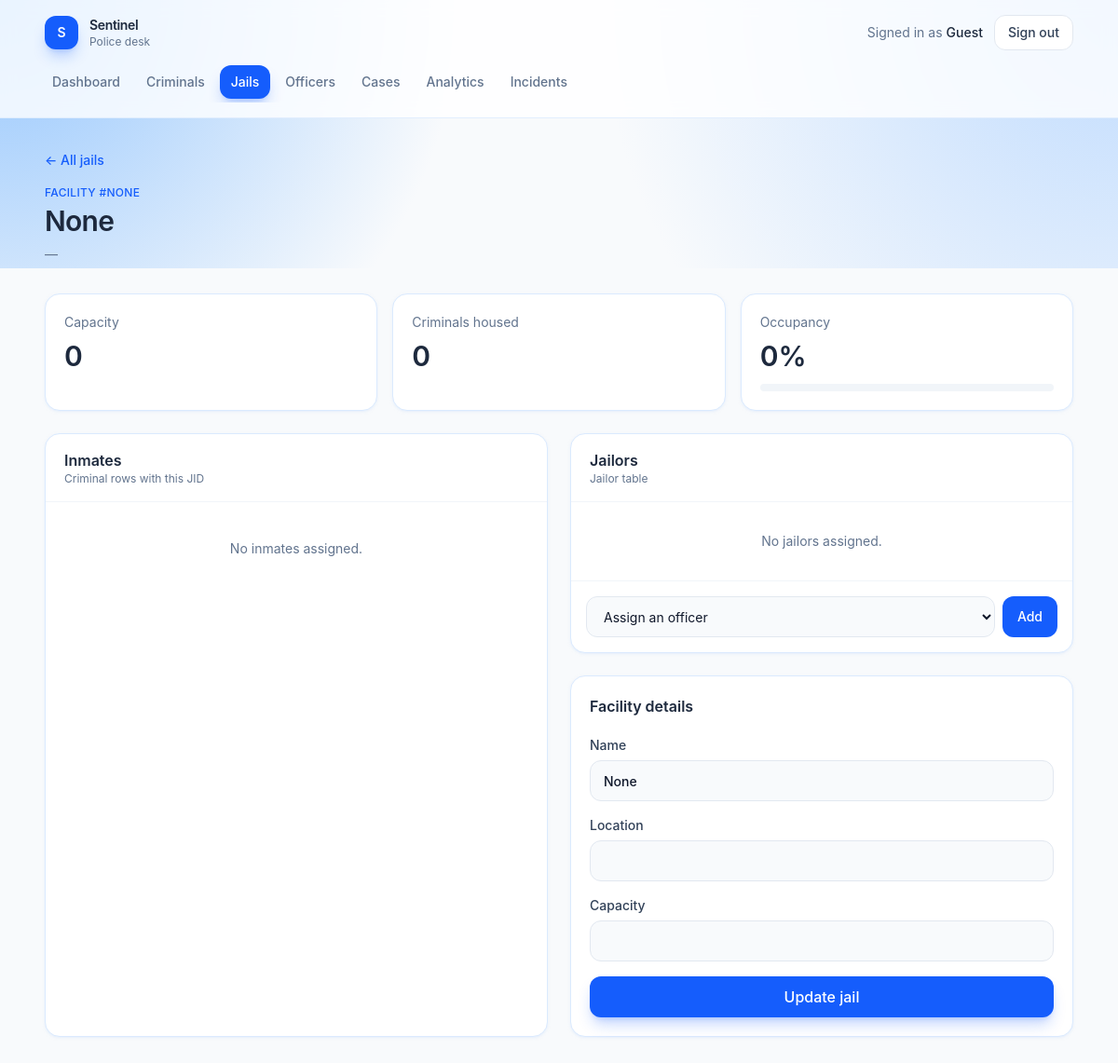
The page /jails/3 (signed in) on the database as committed earlier.
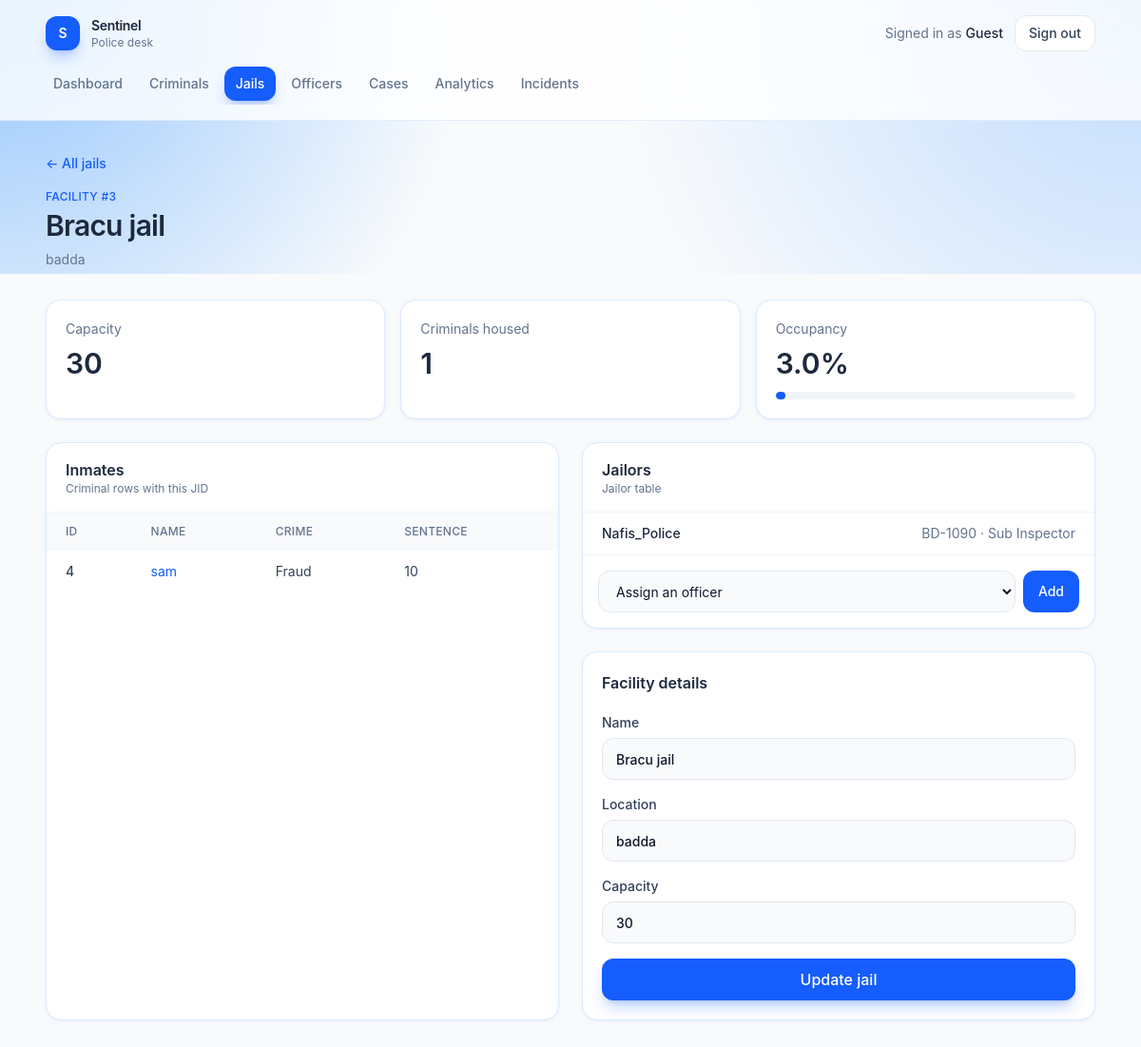
The same page on the database as committed later.
### tables this page shows
CREATE TABLE Jail (
    JID INTEGER PRIMARY KEY,
    Name TEXT NOT NULL,
    Location TEXT,
    Capacity INTEGER
);

CREATE TABLE Criminal (
    CID INTEGER PRIMARY KEY,
    Name TEXT NOT NULL,
    Age INTEGER,
    Crime TEXT,
    Height REAL,
    Gender TEXT,
    Nationality TEXT,
    JID INTEGER,
    time_sentenced TEXT,
    FOREIGN KEY (JID) REFERENCES Jail(JID)
);

CREATE TABLE Jailor (
    UID INTEGER NOT NULL,
    JID INTEGER NOT NULL,
    PRIMARY KEY (UID, JID),
    FOREIGN KEY (UID) REFERENCES POLICE(UID),
    FOREIGN KEY (JID) REFERENCES Jail(JID)
);

CREATE TABLE USER (
    UID INTEGER PRIMARY KEY,
    phone TEXT,
    age INTEGER,
    gender TEXT,
    role TEXT,
    name TEXT NOT NULL,
    password TEXT NOT NULL
);

CREATE TABLE POLICE (
    UID INTEGER PRIMARY KEY,
    badge_no TEXT UNIQUE,
    patrol_area TEXT,
    number_of_arrests INTEGER DEFAULT 0,
    department TEXT,
    rank TEXT,
    supervisor INTEGER,
    FOREIGN KEY (UID) REFERENCES USER(UID),
    FOREIGN KEY (supervisor) REFERENCES POLICE(UID)
);

### app.py (the view, shortened to what this page needs)
@app.route("/jails/<int:jid>", methods=["GET", "POST"])
def jail_detail(jid):
    if not check_login():
            return redirect("/login")
    if request.method == "GET":
        db = get_db()
        jail = db.execute("SELECT j.*, Count(c.CID) as Occupancy FROM Jail j LEFT JOIN Criminal c ON j.JID = c.JID WHERE j.JID = ?", (jid,)).fetchone()
        inmates = db.execute("SELECT * FROM Criminal WHERE JID = ?", (jid,)).fetchall()
        jailers = db.execute("SELECT j.UID, u.Name, p.badge_no, p.rank FROM Jailor j JOIN User u ON j.UID = u.UID JOIN Police p ON j.UID = p.UID WHERE j.JID = ?", (jid,)).fetchall()
        officers = db.execute("SELECT p.UID, u.Name FROM Police p JOIN User u ON p.UID = u.UID").fetchall()
        return render_template("jail_detail.html", jail=jail, inmates=inmates, jailors=jailers, officers=officers)

### app.py (called while the page is built)
def get_db():
    if "db" not in g:
        g.db = sqlite3.connect(app.config["DATABASE"])
        g.db.row_factory = sqlite3.Row
    return g.db

def check_login():
    if session.get("loggedin_UID") is None:
        return False
    return True

### templates/jail_detail.html (shortened to what this page needs)
{% extends "app.html" %}
{% set jail = jail if jail is defined else {"JID": 1, "Name": "Dhaka Central Jail", "Location": "Keraniganj", "Capacity": 400, "occupancy": 312} %}
{% set inmates = inmates if inmates is defined else [
    {"CID": 101, "Name": "Karim Uddin", "Crime": "Theft", "time_sentenced": "5 years"},
    {"CID": 103, "Name": "Faruk Hossain", "Crime": "Robbery", "time_sentenced": "8 years"},
] %}
{% set jailors = jailors if jailors is defined else [
    {"UID": 1, "name": "rahman", "badge_no": "BD-1042", "rank": "Inspector"},
] %}
{% set officers = officers if officers is defined else [{"UID": 1, "name": "rahman"}, {"UID": 3, "name": "ayesha"}] %}
{% set pct = ((jail.occupancy or 0) / jail.Capacity * 100) if jail.Capacity else 0 %}
{% block page %}
<div class="mb-8">
    <a href="{{ url_for('jails') }}" class="text-sm font-medium text-blue-600 hover:text-blue-700">← All jails</a>
    <p class="mt-4 text-xs font-medium uppercase tracking-wide text-blue-600">Facility #{{ jail.JID }}</p>
    <h1 class="mt-1 text-3xl font-semibold tracking-tight text-slate-800">{{ jail.Name }}</h1>
    <p class="mt-2 text-sm text-slate-500">{{ jail.Location or "—" }}</p>
</div>
<section class="mb-6 grid gap-4 sm:grid-cols-3">
    <article class="rounded-2xl border border-blue-100 bg-white p-5 shadow-sm shadow-blue-100/50">
        <p class="text-sm text-slate-500">Capacity</p>
        <p class="mt-2 text-3xl font-semibold text-slate-800">{{ jail.Capacity or 0 }}</p>
    </article>
    <article class="rounded-2xl border border-blue-100 bg-white p-5 shadow-sm shadow-blue-100/50">
        <p class="text-sm text-slate-500">Criminals housed</p>
        <p class="mt-2 text-3xl font-semibold text-slate-800">{{ jail.occupancy or inmates|length }}</p>
    </article>
    <article class="rounded-2xl border border-blue-100 bg-white p-5 shadow-sm shadow-blue-100/50">
        <p class="text-sm text-slate-500">Occupancy</p>
        <p class="mt-2 text-3xl font-semibold text-slate-800">{{ pct|round(0) }}%</p>
        <div class="mt-3 h-2 overflow-hidden rounded-full bg-slate-100">
            <div class="h-2 rounded-full bg-blue-600" style="width: {{ [pct, 100]|min }}%"></div>
        </div>
    </article>
</section>
<div class="grid gap-6 lg:grid-cols-2">
    <article class="overflow-hidden rounded-2xl border border-blue-100 bg-white shadow-sm shadow-blue-100/50">
        <div class="border-b border-slate-100 px-5 py-4">
            <h2 class="font-semibold text-slate-800">Inmates</h2>
            <p class="text-xs text-slate-500">Criminal rows with this JID</p>
        </div>
        {% if inmates %}
        <div class="overflow-x-auto">
            <table class="w-full text-left text-sm">
                <thead class="bg-slate-50 text-xs uppercase tracking-wide text-slate-500">
                    <tr>
                        <th class="px-5 py-3 font-medium">ID</th>
                        <th class="px-5 py-3 font-medium">Name</th>
                        <th class="px-5 py-3 font-medium">Crime</th>
                        <th class="px-5 py-3 font-medium">Sentence</th>
                    </tr>
                </thead>
                <tbody class="divide-y divide-slate-100">
                    {% for inmate in inmates %}
                    <tr class="text-slate-700">
                        <td class="px-5 py-3 font-medium">{{ inmate.CID }}</td>
                        <td class="px-5 py-3">
                            <a href="{{ url_for('criminal_detail', cid=inmate.CID) }}" class="text-blue-600 hover:text-blue-700">{{ inmate.Name }}</a>
                        </td>
                        <td class="px-5 py-3">{{ inmate.Crime or "—" }}</td>
                        <td class="px-5 py-3">{{ inmate.time_sentenced or "—" }}</td>
                    </tr>
                    {% endfor %}
                </tbody>
            </table>
        </div>
        {% else %}
        <p class="px-5 py-10 text-center text-sm text-slate-500">No inmates assigned.</p>
        {% endif %}
    </article>
    <div class="flex flex-col gap-6">
        <article class="overflow-hidden rounded-2xl border border-blue-100 bg-white shadow-sm shadow-blue-100/50">
            <div class="border-b border-slate-100 px-5 py-4">
                <h2 class="font-semibold text-slate-800">Jailors</h2>
                <p class="text-xs text-slate-500">Jailor table</p>
            </div>
            {% if jailors %}
            <ul class="divide-y divide-slate-100 text-sm">
                {% for jailor in jailors %}
                <li class="flex items-center justify-between px-5 py-3">
                    <span class="font-medium text-slate-800">{{ jailor.name }}</span>
                    <span class="text-slate-500">{{ jailor.badge_no }} · {{ jailor.rank or "—" }}</span>
                </li>
                {% endfor %}
            </ul>
            {% else %}
            <p class="px-5 py-8 text-center text-sm text-slate-500">No jailors assigned.</p>
            {% endif %}
            <form action="{{ url_for('jail_detail', jid=jail.JID) }}" method="post" class="flex gap-2 border-t border-slate-100 p-4">
                <select name="UID" class="h-11 flex-1 rounded-xl border border-slate-200 bg-slate-50 px-3.5 text-sm outline-none focus:border-blue-500 focus:bg-white focus:ring-4 focus:ring-blue-100">
                    <option value="">Assign an officer</option>
                </select>
                <button type="submit" class="h-11 rounded-xl bg-blue-600 px-4 text-sm font-medium text-white hover:bg-blue-700">Add</button>
            </form>
        </article>
        <article class="rounded-2xl border border-blue-100 bg-white p-5 shadow-sm shadow-blue-100/50">
            <h2 class="font-semibold text-slate-800">Facility details</h2>
            <form action="/updatejail" method="post" class="mt-5 flex flex-col gap-4">
                <label class="flex flex-col gap-1.5 text-sm font-medium text-slate-700">
                    Name
                    <input type="text" name="Name" value="{{ jail.Name }}" required class="h-11 rounded-xl border border-slate-200 bg-slate-50 px-3.5 outline-none focus:border-blue-500 focus:bg-white focus:ring-4 focus:ring-blue-100">
                </label>
                <label class="flex flex-col gap-1.5 text-sm font-medium text-slate-700">
                    Location
                    <input type="text" name="Location" value="{{ jail.Location or '' }}" class="h-11 rounded-xl border border-slate-200 bg-slate-50 px-3.5 outline-none focus:border-blue-500 focus:bg-white focus:ring-4 focus:ring-blue-100">
                </label>
                <label class="flex flex-col gap-1.5 text-sm font-medium text-slate-700">
                    Capacity
                    <input type="number" name="Capacity" value="{{ jail.Capacity or '' }}" class="h-11 rounded-xl border border-slate-200 bg-slate-50 px-3.5 outline-none focus:border-blue-500 focus:bg-white focus:ring-4 focus:ring-blue-100">
                </label>
                <button type="submit" class="h-11 rounded-xl bg-blue-600 font-medium text-white shadow-lg shadow-blue-600/25 transition hover:bg-blue-700">Update jail</button>
            </form>
        </article>
    </div>
</div>
{% endblock %}

### templates/app.html (shortened to what this page needs)
{% extends "layout.html" %}
{% set role = role|default(user.role if user is defined and user else session.get("role", "user")) %}
{% set user_name = user.name if user is defined and user else user_name|default(session.get("name", "Guest")) %}
{% set path = request.path %}
{% block content %}
<div class="min-h-screen bg-slate-50">
    <div class="pointer-events-none absolute inset-x-0 top-0 h-72 bg-[radial-gradient(circle_at_top_left,_#93c5fd_0%,_transparent_40%),radial-gradient(circle_at_top_right,_#bfdbfe_0%,_transparent_45%)]"></div>
    <header class="relative border-b border-blue-100/80 bg-white/80 backdrop-blur">
        <div class="mx-auto flex max-w-6xl flex-col gap-4 px-4 py-4 sm:px-6">
            <div class="flex items-center justify-between">
                <a href="{{ url_for('dashboard') }}" class="flex items-center gap-3">
                    <span class="flex h-9 w-9 items-center justify-center rounded-xl bg-blue-600 text-sm font-semibold text-white shadow-lg shadow-blue-600/25">S</span>
                    <div>
                        <p class="text-sm font-semibold tracking-tight text-slate-800">Sentinel</p>
                        <p class="text-xs text-slate-500">{{ "Police desk" if role == "police" else "Public portal" }}</p>
                    </div>
                </a>
                <div class="flex items-center gap-3">
                    <p class="hidden text-sm text-slate-500 sm:block">Signed in as <span class="font-medium text-slate-800">{{ user_name }}</span></p>
                    <a href="{{ url_for('logout') }}" class="rounded-xl border border-slate-200 bg-white px-3.5 py-2 text-sm font-medium text-slate-700 transition hover:border-blue-200 hover:bg-blue-50 hover:text-blue-700">
                        Sign out
                    </a>
                </div>
            </div>
            <nav class="-mx-1 flex gap-1 overflow-x-auto pb-1 text-sm font-medium">
                {% macro nav_link(href, label, active) %}
                <a
                    href="{{ href }}"
                    class="whitespace-nowrap rounded-xl px-3 py-2 transition {% if active %}bg-blue-600 text-white shadow-lg shadow-blue-600/25{% else %}text-slate-500 hover:bg-blue-50 hover:text-blue-700{% endif %}"
                >{{ label }}</a>
                {% endmacro %}
                {% if role == "police" %}
                    {{ nav_link(url_for("dashboard"), "Dashboard", path == "/dashboard") }}
                    {{ nav_link(url_for("criminals"), "Criminals", path.startswith("/criminals")) }}
                    {{ nav_link(url_for("jails"), "Jails", path.startswith("/jails")) }}
                    {{ nav_link(url_for("officers"), "Officers", path.startswith("/officers")) }}
                    {{ nav_link(url_for("proceedings"), "Cases", path.startswith("/proceedings")) }}
                    {{ nav_link(url_for("analytics"), "Analytics", path.startswith("/analytics")) }}
                    {{ nav_link(url_for("incidents"), "Incidents", path.startswith("/incidents")) }}
                {% endif %}
            </nav>
        </div>
    </header>
    <main class="relative mx-auto max-w-6xl px-4 py-8 sm:px-6">
        {% block page %}{% endblock %}
    </main>
</div>
{% endblock %}

### templates/layout.html (shortened to what this page needs)
<!DOCTYPE html>
<html lang="en">
<head>
    <link rel="stylesheet" href="{{ url_for('static', filename='output.css') }}">
</head>
<body class="min-h-screen bg-slate-50 text-slate-800 antialiased">
    {% block content %}{% endblock %}
</body>
</html>

Rows that differ between the two databases and show on the page:
added Jail: JID "3", Name "Bracu jail", Location "badda", Capacity "30"
added Criminal: CID "4", Name "sam", Crime "Fraud", time_sentenced "10"
added Jailor: name "Nafis_Police", badge_no "BD-1090", rank "Sub Inspector"
Other text that changed with them:
{{ jail.occupancy or inmates|length }}: "0" → "1"
{{ pct|round(0) }}: "0" → "3.0"
{{ jail.JID }}: "NONE" → (not shown)
{{ jail.Name }}: "None" → (not shown)
{{ jail.Location or "—" }}: "—" → (not shown)
{{ jail.Capacity or 0 }}: "0" → (not shown)
form field Name: "None" → (not shown)
text no longer shown: "No inmates assigned. No jailors assigned."
text now shown: "ID NAME CRIME SENTENCE"
